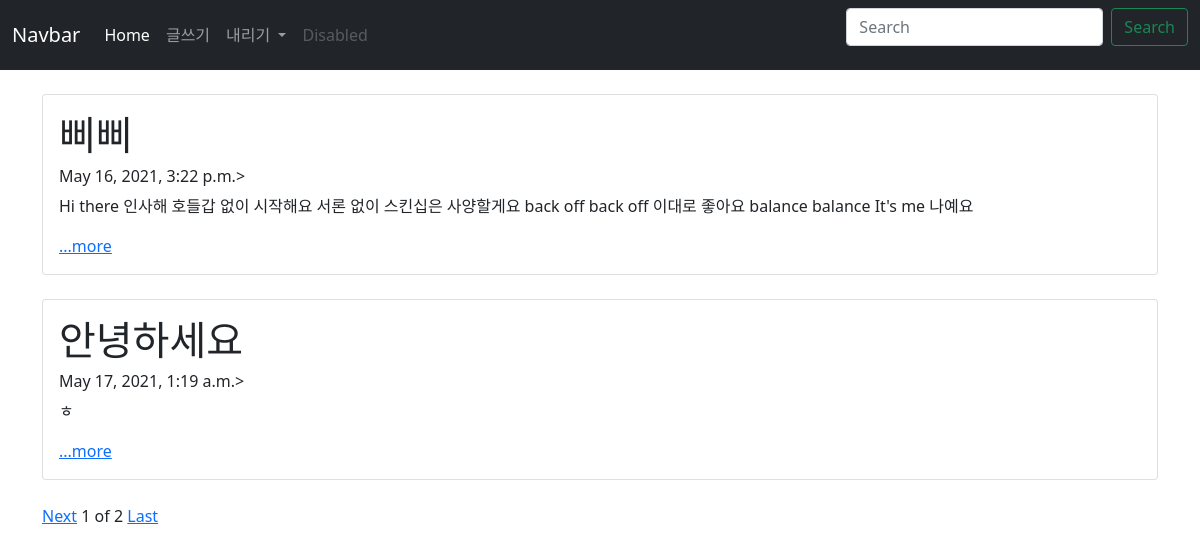
The page / on the database its author committed.
### blogapp/models.py (models this page shows, shortened)
class Blog(models.Model):
    title=models.CharField(max_length=200)
    pub_date=models.DateTimeField('data published')
    body=models.TextField()
    def summary(self):
        return self.body[:100]

### blogapp/views.py (the view)
# urls.py: path('', blogapp.views.home, name="home"),
def home(request):
    blogs= Blog.objects
    blog_list = Blog.objects.all()
    paginator = Paginator(blog_list, 2)
    page = request.GET.get('page')
    posts= paginator.get_page(page)
    return render(request, 'home.html', {'blogs':blogs, 'posts':posts })

### blogapp/templates/home.html (shortened to what this page needs)
{% extends 'base.html' %}
{% block contents %}
<br>
<body>
  {%for blog in posts %}
  <div class="container">
    <div class="card">
      <div class="card-body">
        <h1>{{blog.title}}</h1>
        <h6>{{blog.pub_date}}></h6>
        <p>{{blog.summary}}</p>
        <a href="{%url 'detail' blog.id %}">...more</a></h5>
      </div>
    </div><br>
  </div>
  {%endfor%}
  <div class="container">
    {%if posts.has_next%}
    <a href="?page={{posts.next_page_number}}">Next</a>
    <span>{{posts.number}}</span>
    <span>of</span>
    <span>{{posts.paginator.num_pages}}</span>
    <a href="?page={{posts.paginator.num_pages}}">Last</a>
    {%endif%}
  </div>
</body>
{% endblock %}

### blogproject/templates/base.html (shortened to what this page needs)
<head>
<link href="https://cdn.jsdelivr.net/npm/bootstrap@5.0.1/dist/css/bootstrap.min.css" rel="stylesheet">
</head>
<body>
    <nav class="navbar navbar-expand-lg navbar-dark bg-dark">
        <div class="container-fluid">
          <a class="navbar-brand" href="#">Navbar</a>
          <div class="collapse navbar-collapse" id="navbarSupportedContent">
            <ul class="navbar-nav me-auto mb-2 mb-lg-0">
              <li class="nav-item">
                <a class="nav-link active" aria-current="page" href="{% url 'home' %}">Home</a>
              </li>
              <li class="nav-item">
                <a class="nav-link" href="{% url 'new' %}">글쓰기</a>
              </li>
              <li class="nav-item dropdown">
                <a class="nav-link dropdown-toggle" href="#" id="navbarDropdown" role="button" data-bs-toggle="dropdown" aria-expanded="false">
                  내리기
                </a>
              </li>
              <li class="nav-item">
                <a class="nav-link disabled" href="#" tabindex="-1" aria-disabled="true">Disabled</a>
              </li>
            </ul>
            <form class="d-flex">
              <input class="form-control me-2" type="search" placeholder="Search" aria-label="Search">
              <button class="btn btn-outline-success" type="submit">Search</button>
              <br>
            </form>
          </div>
        </div>
      </nav>
{% block contents %}
{% endblock %}
</body>

### rows shown on the page
Blog: title "삐삐", pub_date "May 16, 2021, 3:22 p.m.", summary "Hi there 인사해 호들갑 없이 시작해요 서론 없이 스킨십은 사양할게요 back off back off 이대로 좋아요 balance balance It's me 나예요"
Blog: title "안녕하세요", pub_date "May 17, 2021, 1:19 a.m.", summary "ㅎ"

### other values the page prints
{{ posts.number }} "1"
{{ posts.paginator.num_pages }} "2"
